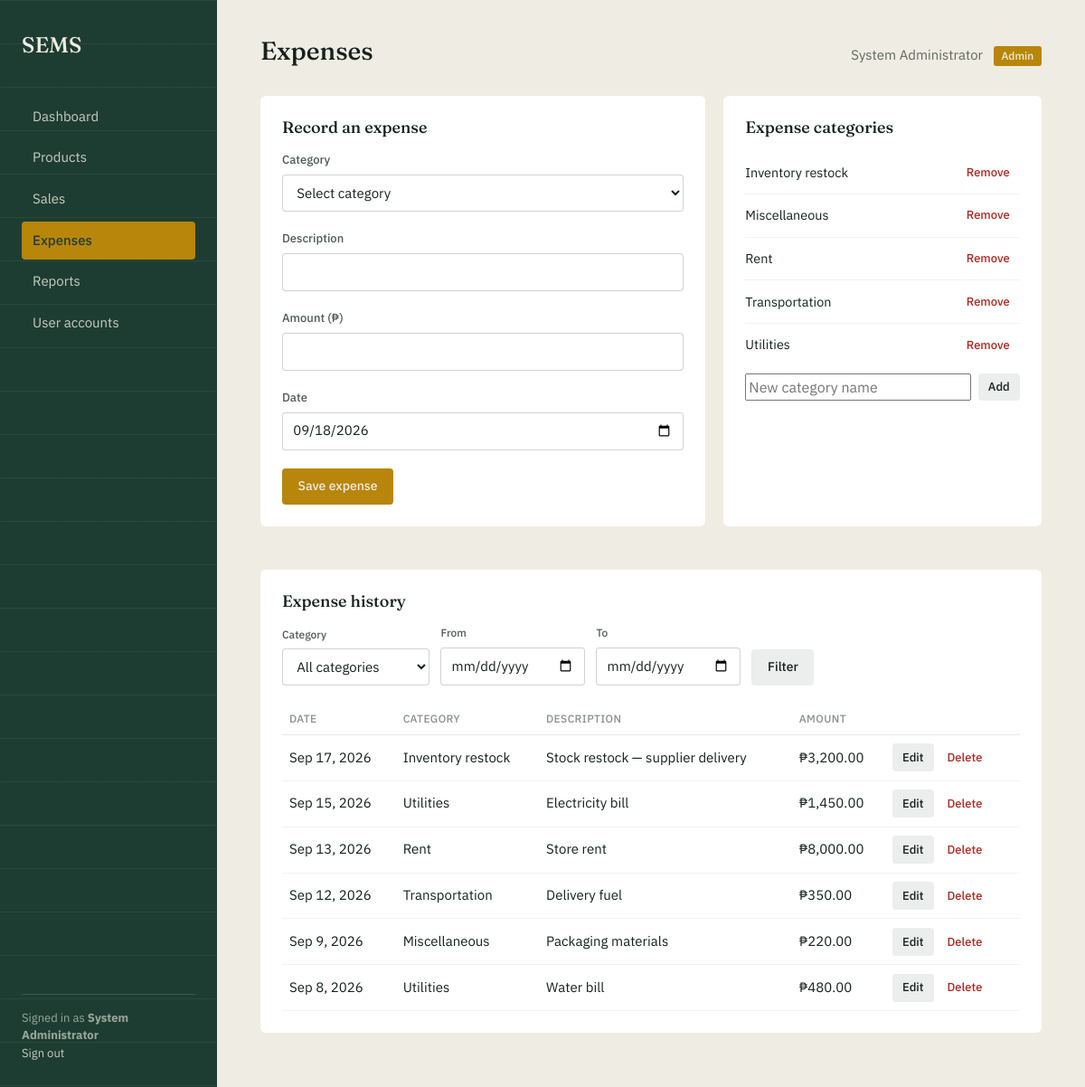
/expenses.php (signed in), run on the app's committed database.
### tables this page shows
CREATE TABLE IF NOT EXISTS expense_categories (
    id   INT AUTO_INCREMENT PRIMARY KEY,
    name VARCHAR(100) NOT NULL UNIQUE
);

CREATE TABLE IF NOT EXISTS expenses (
    id            INT AUTO_INCREMENT PRIMARY KEY,
    category_id   INT NOT NULL,
    description   VARCHAR(255) NOT NULL,
    amount        DECIMAL(10,2) NOT NULL,
    expense_date  DATETIME NOT NULL,
    user_id       INT NULL,
    FOREIGN KEY (category_id) REFERENCES expense_categories(id),
    FOREIGN KEY (user_id) REFERENCES users(id) ON DELETE SET NULL
);

### expenses.php (the view, shortened to what this page needs)
<?php
require_once __DIR__ . '/db.php';
$activePage = 'expenses';
$fullName   = $_SESSION['full_name'] ?? 'User';
$role       = $_SESSION['role'] ?? 'staff';
$categories = [];
$expenses   = [];
$editingExpense = null;
$filterFrom     = $_GET['from'] ?? '';
$filterTo       = $_GET['to'] ?? '';
try {
    $categories = $pdo->query("SELECT id, name FROM expense_categories ORDER BY name ASC")->fetchAll();
    $sql = "SELECT e.id, e.description, e.amount, e.expense_date, ec.name AS category_name, e.category_id
            FROM expenses e
            JOIN expense_categories ec ON ec.id = e.category_id
            WHERE 1=1";
    $params = [];
    $sql .= " ORDER BY e.expense_date DESC LIMIT 100";
    $stmt = $pdo->prepare($sql);
    $stmt->execute($params);
    $expenses = $stmt->fetchAll();
} catch (PDOException $e) {
    error_log('Expenses page query failed: ' . $e->getMessage());
    $dataUnavailable = true;
}
function pesos($amount) {
    return '₱' . number_format((float) $amount, 2);
}
?>
<!DOCTYPE html>
<html lang="en">
<head>
<link href="https://cdn.jsdelivr.net/npm/bootstrap@5.3.3/dist/css/bootstrap.min.css" rel="stylesheet">
<link rel="stylesheet" href="style.css">
</head>
<body>
<div class="layout">
  <?php include __DIR__ . '/includes/sidebar.php'; ?>
  <main class="main">
    <div class="topbar">
      <h1>Expenses</h1>
      <div class="welcome">
        <?php echo htmlspecialchars($fullName); ?>
        <span class="role-badge"><?php echo htmlspecialchars($role); ?></span>
      </div>
    </div>
    <div class="split-panels">
      <div class="panel">
        <h2><?php echo $editingExpense ? 'Edit expense' : 'Record an expense'; ?></h2>
        <?php if (empty($categories)): ?>
          <p class="empty-state">Add a category first before recording an expense.</p>
        <?php else: ?>
          <form action="expenses_process.php" method="POST">
            <div class="field">
              <label for="category_id">Category</label>
              <select id="category_id" name="category_id" required>
                <option value="">Select category</option>
              </select>
            </div>
            <div class="field">
              <label for="description">Description</label>
              <input type="text" id="description" name="description" required maxlength="255"
                     value="<?php echo htmlspecialchars($editingExpense['description'] ?? ''); ?>">
            </div>
            <div class="field">
              <label for="amount">Amount (₱)</label>
              <input type="number" id="amount" name="amount" step="0.01" min="0.01" required
                     value="<?php echo htmlspecialchars($editingExpense['amount'] ?? ''); ?>">
            </div>
            <div class="field">
              <label for="expense_date">Date</label>
              <input type="date" id="expense_date" name="expense_date" required
                     value="<?php echo htmlspecialchars($editingExpense ? date('Y-m-d', strtotime($editingExpense['expense_date'])) : date('Y-m-d')); ?>">
            </div>
            <button type="submit" class="btn btn-primary"><?php echo $editingExpense ? 'Update expense' : 'Save expense'; ?></button>
          </form>
        <?php endif; ?>
      </div>
      <div class="panel">
        <h2>Expense categories</h2>
        <?php if (empty($categories)): ?>
          <p class="empty-state">No categories yet — add one below.</p>
        <?php else: ?>
          <ul class="category-list">
            <?php foreach ($categories as $cat): ?>
              <li>
                <span><?php echo htmlspecialchars($cat['name']); ?></span>
                <form action="expenses_process.php" method="POST" onsubmit="return confirm('Delete this category? Only possible if no expenses use it.');">
                  <button type="submit" class="btn btn-danger btn-sm">Remove</button>
                </form>
              </li>
            <?php endforeach; ?>
          </ul>
        <?php endif; ?>
        <form action="expenses_process.php" method="POST" class="inline-form">
          <input type="text" name="category_name" placeholder="New category name" required maxlength="100">
          <button type="submit" class="btn btn-secondary btn-sm">Add</button>
        </form>
      </div>
    </div>
    <div class="panel">
      <h2>Expense history</h2>
      <form method="GET" class="filter-row">
        <div class="field">
          <label for="category">Category</label>
          <select id="category" name="category">
            <option value="0">All categories</option>
          </select>
        </div>
        <div class="field">
          <label for="from">From</label>
          <input type="date" id="from" name="from" value="<?php echo htmlspecialchars($filterFrom); ?>">
        </div>
        <div class="field">
          <label for="to">To</label>
          <input type="date" id="to" name="to" value="<?php echo htmlspecialchars($filterTo); ?>">
        </div>
        <button type="submit" class="btn btn-secondary">Filter</button>
      </form>
      <?php if (empty($expenses)): ?>
        <p class="empty-state">No expenses match these filters.</p>
      <?php else: ?>
        <table class="data-table">
          <thead>
            <tr><th>Date</th><th>Category</th><th>Description</th><th>Amount</th><th></th></tr>
          </thead>
          <tbody>
            <?php foreach ($expenses as $exp): ?>
              <tr>
                <td><?php echo date('M j, Y', strtotime($exp['expense_date'])); ?></td>
                <td><?php echo htmlspecialchars($exp['category_name']); ?></td>
                <td><?php echo htmlspecialchars($exp['description']); ?></td>
                <td><?php echo pesos($exp['amount']); ?></td>
                <td>
                  <a href="expenses.php?edit=<?php echo (int) $exp['id']; ?>" class="btn btn-secondary btn-sm">Edit</a>
                  <form action="expenses_process.php" method="POST" style="display:inline" onsubmit="return confirm('Delete this expense?');">
                    <button type="submit" class="btn btn-danger btn-sm">Delete</button>
                  </form>
                </td>
              </tr>
            <?php endforeach; ?>
          </tbody>
        </table>
      <?php endif; ?>
    </div>
  </main>
</div>
</body>
</html>

### includes/sidebar.php
<?php
$navFullName = $_SESSION['full_name'] ?? 'User';
$navRole     = $_SESSION['role'] ?? 'staff';
function navClass($page, $activePage) {
    return $page === $activePage ? 'active' : '';
}
?>
<aside class="sidebar">
  <div class="sidebar-brand">SEMS</div>
  <ul class="sidebar-nav">
    <li><a href="dashboard.php" class="<?php echo navClass('dashboard', $activePage); ?>">Dashboard</a></li>
    <li><a href="products.php" class="<?php echo navClass('products', $activePage); ?>">Products</a></li>
    <li><a href="sales.php" class="<?php echo navClass('sales', $activePage); ?>">Sales</a></li>
    <li><a href="expenses.php" class="<?php echo navClass('expenses', $activePage); ?>">Expenses</a></li>
    <li><a href="reports.php" class="<?php echo navClass('reports', $activePage); ?>">Reports</a></li>
    <?php if ($navRole === 'admin'): ?>
    <li><a href="users.php" class="<?php echo navClass('users', $activePage); ?>">User accounts</a></li>
    <?php endif; ?>
  </ul>
  <div class="sidebar-footer">
    Signed in as <strong><?php echo htmlspecialchars($navFullName); ?></strong><br>
    <a href="logout.php">Sign out</a>
  </div>
</aside>

### style.css (style rules this page uses)
:root { --ledger-green: #1E3D32; --ledger-green-light: #2B5646; --paper: #EFECE3; --paper-card: #FFFFFF; --ink: #16211C; --gold: #B8860B; --gold-hover: #9C7109; --error-red: #B3261E; --sale-color: #B8860B; --expense-color: #B3261E; }
* { box-sizing: border-box; }
body { margin: 0; font-family: 'IBM Plex Sans', sans-serif; color: var(--ink); background: var(--paper); }
.layout { display: flex; min-height: 100vh; }
.sidebar { width: 240px; flex-shrink: 0; background: var(--ledger-green); color: var(--paper); padding: 2rem 1.5rem; display: flex; flex-direction: column; position: relative; }
.sidebar::before { content: ""; position: absolute; inset: 0; background-image: repeating-linear-gradient( to bottom, rgba(239, 236, 227, 0.06) 0px, rgba(239, 236, 227, 0.06) 1px, transparent 1px, transparent 48px ); pointer-events: none; }
.sidebar-brand { position: relative; z-index: 1; font-family: 'Fraunces', serif; font-weight: 500; font-size: 1.5rem; margin-bottom: 2.5rem; }
.sidebar-nav { position: relative; z-index: 1; list-style: none; padding: 0; margin: 0; flex: 1; }
.sidebar-nav li { margin-bottom: 0.25rem; }
.sidebar-nav a { display: block; padding: 0.6rem 0.75rem; border-radius: 4px; color: rgba(239, 236, 227, 0.82); text-decoration: none; font-size: 0.9375rem; transition: background 0.15s ease, color 0.15s ease; }
.sidebar-nav a.active { background: var(--gold); color: var(--ledger-green); font-weight: 500; }
.sidebar-footer { position: relative; z-index: 1; font-size: 0.8125rem; color: rgba(239, 236, 227, 0.6); padding-top: 1rem; border-top: 1px solid rgba(239, 236, 227, 0.15); }
.sidebar-footer a { color: rgba(239, 236, 227, 0.82); text-decoration: none; }
.main { flex: 1; padding: 2.5rem 3rem; min-width: 0; }
.topbar { display: flex; justify-content: space-between; align-items: baseline; margin-bottom: 2rem; flex-wrap: wrap; gap: 0.5rem; }
.topbar h1 { font-family: 'Fraunces', serif; font-weight: 500; font-size: 1.75rem; margin: 0; }
.topbar .welcome { font-size: 0.9375rem; color: rgba(22, 33, 28, 0.65); }
.role-badge { display: inline-block; background: var(--gold); color: var(--paper); font-size: 0.75rem; font-weight: 500; padding: 0.15rem 0.55rem; border-radius: 3px; text-transform: capitalize; margin-left: 0.5rem; }
.panel { background: var(--paper-card); border-radius: 6px; padding: 1.5rem; margin-bottom: 1.5rem; }
.panel h2 { font-family: 'Fraunces', serif; font-weight: 500; font-size: 1.125rem; margin: 0 0 1rem; }
.data-table { width: 100%; border-collapse: collapse; font-size: 0.9375rem; }
.data-table th { text-align: left; font-size: 0.75rem; text-transform: uppercase; letter-spacing: 0.03em; color: rgba(22, 33, 28, 0.5); font-weight: 500; padding: 0.5rem 0.5rem; border-bottom: 1px solid rgba(22, 33, 28, 0.1); }
.data-table td { padding: 0.6rem 0.5rem; border-bottom: 1px solid rgba(22, 33, 28, 0.06); vertical-align: middle; }
.field { margin-bottom: 1.25rem; }
.field label { display: block; font-size: 0.8125rem; font-weight: 500; color: rgba(22, 33, 28, 0.75); margin-bottom: 0.4rem; }
.field input, .field select { width: 100%; border: 1px solid rgba(22, 33, 28, 0.2); background: #fff; padding: 0.55rem 0.7rem; font-family: 'IBM Plex Sans', sans-serif; font-size: 0.9375rem; color: var(--ink); border-radius: 4px; transition: border-color 0.15s ease; }
.btn { display: inline-block; border: none; padding: 0.6rem 1.1rem; font-size: 0.875rem; font-weight: 500; font-family: 'IBM Plex Sans', sans-serif; border-radius: 4px; cursor: pointer; text-decoration: none; transition: background 0.15s ease; }
.btn-primary { background: var(--gold); color: var(--paper); }
.btn-secondary { background: rgba(22, 33, 28, 0.08); color: var(--ink); }
.btn-danger { background: transparent; color: var(--error-red); padding: 0.3rem 0.6rem; font-size: 0.8125rem; }
.btn-sm { padding: 0.35rem 0.7rem; font-size: 0.8125rem; }

### data on the page
expense_categories: name "Inventory restock"
expense_categories: name "Miscellaneous"
expense_categories: name "Rent"
expense_categories: name "Transportation"
expense_categories: name "Utilities"
expenses: expense_date "Sep 17, 2026", category.name "Inventory restock", description "Stock restock — supplier delivery", amount "₱3,200.00"
expenses: expense_date "Sep 15, 2026", category.name "Utilities", description "Electricity bill", amount "₱1,450.00"
expenses: expense_date "Sep 13, 2026", category.name "Rent", description "Store rent", amount "₱8,000.00"
expenses: expense_date "Sep 12, 2026", category.name "Transportation", description "Delivery fuel", amount "₱350.00"
expenses: expense_date "Sep 9, 2026", category.name "Miscellaneous", description "Packaging materials", amount "₱220.00"
expenses: expense_date "Sep 8, 2026", category.name "Utilities", description "Water bill", amount "₱480.00"

### other printed values
$navFullName "System Administrator"
$fullName "System Administrator"
$role "Admin"
